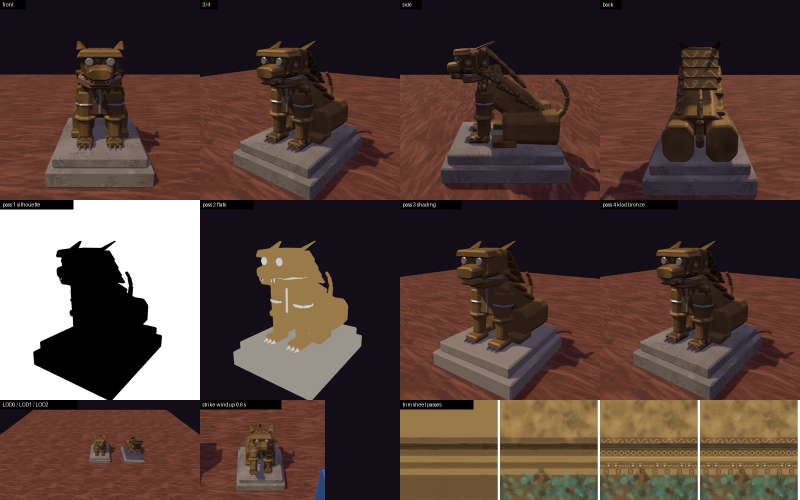
#> input picture art/beast/round1/beast_sample_sheet.png, 1600 x 1000 px (shown at 1/2 size)
$ python zoom.py ../../../../../beast/round1/beast_sample_sheet.png out.png 5
#> lines starting #> are read from the running program, lines starting #| are printed output that depends on the picture
import sys
from PIL import Image
# usage: zoom.py in.png out.png scale [x0 y0 x1 y1]
im = Image.open(sys.argv[1]).convert('RGBA'); k = int(sys.argv[3])
if len(sys.argv) > 4:
    im = im.crop(tuple(int(v) for v in sys.argv[4:8]))
bg = Image.new('RGBA', im.size, (86, 92, 104, 255)); bg.alpha_composite(im)
#> after `bg = Image.new('RGBA', im.size, (86, 92, 104, 255))`:
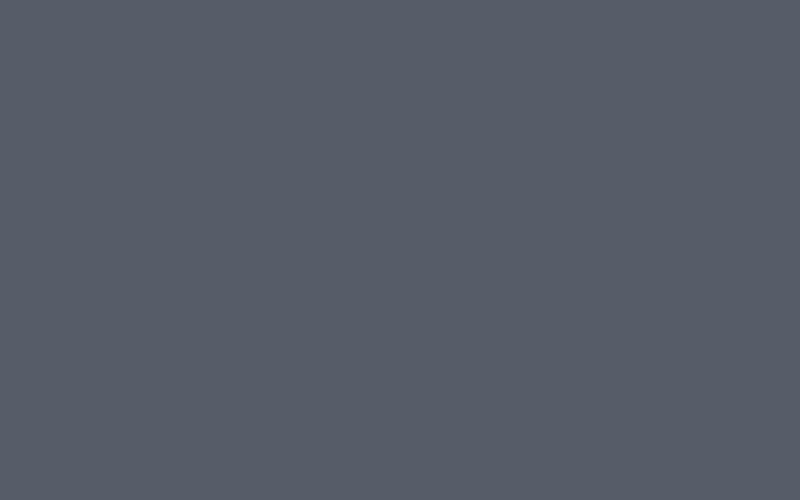
#> bg: PIL image 1600x1000 RGBA (shown at 1/2 size); mean R, G, B, A 86, 92, 104, 255
bg.resize((bg.width * k, bg.height * k), Image.NEAREST).save(sys.argv[2])
